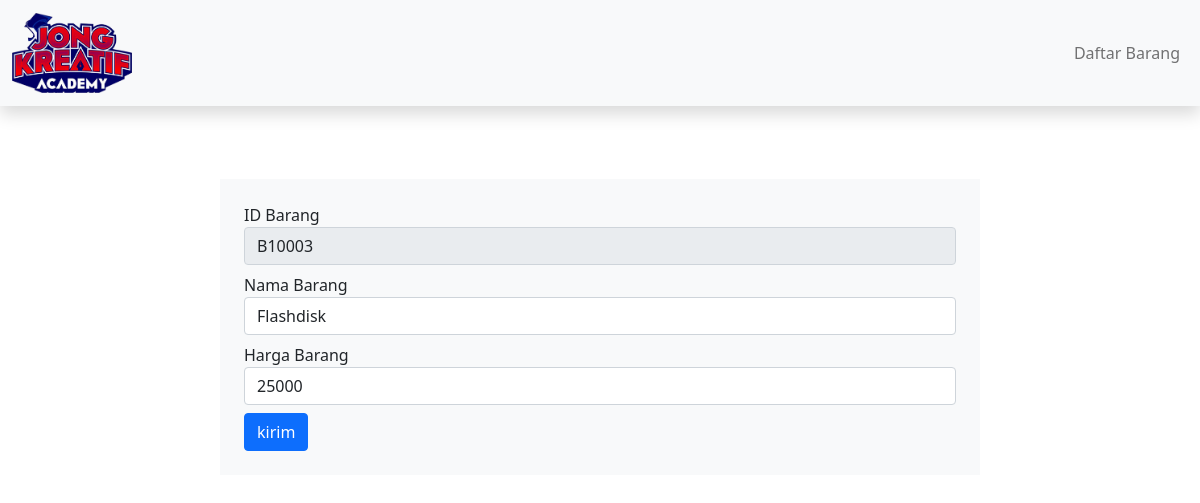
Page /form_edit_barang.php?id_barang=B10003 on the committed database.
### tables this page shows
CREATE TABLE `barang` (
  `id_barang` varchar(20) NOT NULL,
  `nama_barang` varchar(50) NOT NULL,
  `harga` int(20) NOT NULL
);

### form_edit_barang.php (the view, shortened to what this page needs)
<?php
require_once("koneksi.php");
if ( isset($_GET["id_barang"]) ) $id_barang = $_GET["id_barang"];
else echo "ID Barang Tidak Ditemukan! <a href'index.php'>Kembali</a>";
$query = "SELECT * FROM barang WHERE id_barang = '{$id_barang}'";
$result = mysqli_query($mysqli, $query);
foreach ($result as $barang)
{
    $id_barang = $barang["id_barang"];
    $name = $barang["nama_barang"];
    $harga = $barang["harga"];
}
?>
<!DOCTYPE html>
<html lang="en">
<head>
    <link href="https://cdn.jsdelivr.net/npm/bootstrap@5.1.3/dist/css/bootstrap.min.css" rel="stylesheet">
    <link rel="stylesheet" href="https://cdn.jsdelivr.net/npm/bootstrap-icons@1.5.0/font/bootstrap-icons.css">
    <link href="style.css" rel="stylesheet">
</head>
<body>
    <nav class="navbar navbar-expand-lg navbar-light bg-light shadow">
        <div class="container-fluid">
            <a href="#" class="navbar-brand" JongKoding>
                <img src="image/logo-jongkreatif.png">
            </a>
            <div class="collapse navbar-collapse" id="navbarSupportedContent">
                <ul class="navbar-nav ms-auto mb-2 mb-lg-0">
                    <li class="nav-item">
                        <a class="nav-link" aria-current="page" href="#">Daftar Barang</a>
                    </li>
                </ul>
            </div>
        </div>
    </nav>
    <div id="form" class="pt-5">
        <div class="container">
            <div class="row d-flex justify-content-center">
                <div class="col col-8 p-4 bg-light">
                    <form action="action_edit_barang.php" method="POST">
                        <div class="form-group mb-2">
                            <label for="id_barang">ID Barang</label>
                            <input name="id_barang" id="id_barang" value="<?=$id_barang?>" class="form-control" type="text" placeholder="ID Barang" readonly>
                        </div>
                        <div class="form-group mb-2">
                            <label for="name">Nama Barang</label>
                            <input name="name" id="name" value="<?=$name?>" class="form-control" type="text" placeholder="Nama Barang" required>
                        </div>
                        <div class="form-group mb-2">
                            <label for="harga">Harga Barang</label>
                            <input name="harga" class="form-control" id="harga" value="<?=$harga?>" type="text" placeholder="Harga Barang" required>
                        </div>
                        <input name="submit" type="submit" value="kirim" class="btn btn-primary">
                    </form>
                </div>
            </div>
        </div>
    </div>
</body>
</html>

### style.css (style rules this page uses)
nav { background-color: #d3e0e2; margin-bottom: 25px; }
.navbar-brand img { max-height: 80px; }

### rows in the picture
barang: id_barang "B10003", name "Flashdisk", harga "25000"
